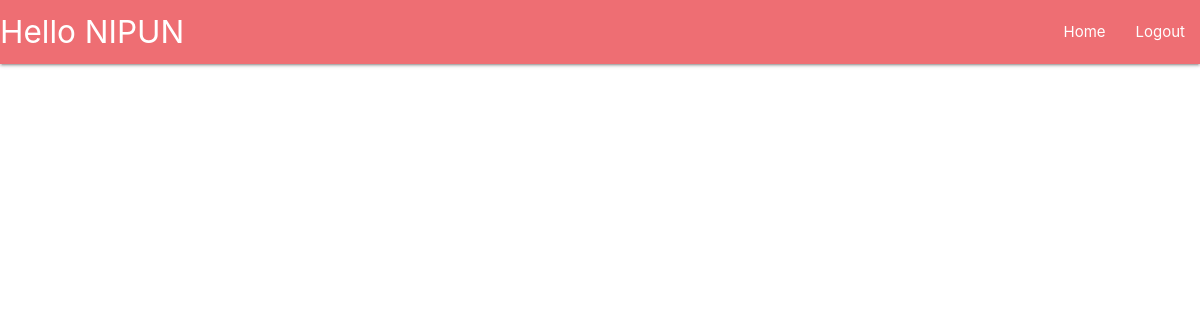
/home/blogs/ (signed in), run on an earlier commit of the app's database.
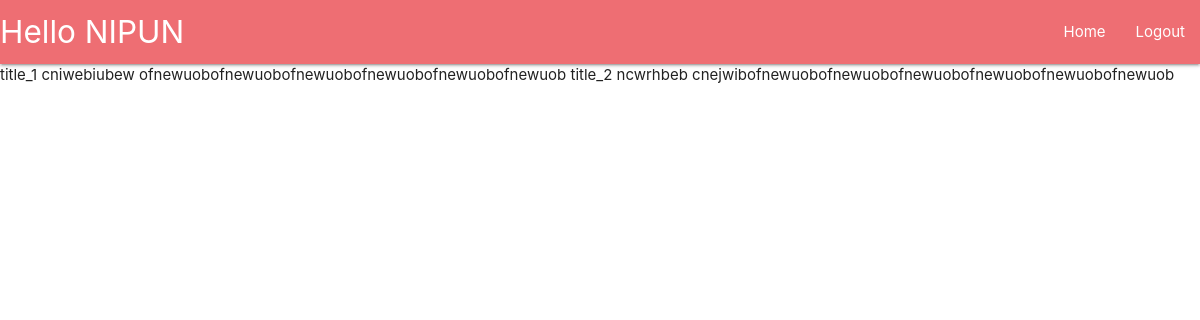
And on a later commit of the database.
### main/models.py (models this page shows, shortened)
class Blog(models.Model):
    author = models.CharField(max_length = 64, default = False)
    title = models.CharField(max_length = 50)
    category = models.CharField(max_length = 64)
    content = models.TextField()

### main/views.py (the view)
# urls.py: path('blogs/', auth(views.blog), name = 'blog'),
def blog(request):
    blog = models.Blog
    context = {
        'posts' : blog.objects.all(),
    }
    return render(request, 'main/blog.html', context)

### templates/main/blog.html
{% extends 'base.html' %}
{% block content %}
    {% include 'components/navbar.html' %}
    {% for post in posts %}
    {{ post.title }}
    {{ post.category }}
    {{ post.content }}
    {% endfor %}
{% endblock %}

### templates/base.html (shortened to what this page needs)
<!DOCTYPE html>
<html>
    <head>
        <link rel="stylesheet" href="https://cdnjs.cloudflare.com/ajax/libs/materialize/1.0.0/css/materialize.min.css">
    </head>
    <body>
        {% block content %} {% endblock %}
    </body>
</html>

### templates/components/navbar.html
<nav>
  <div class="nav-wrapper">
    {% if request.user.is_authenticated %}
      <a href="#" class="brand-logo">
          Hello <span  style="text-transform: uppercase;">{{ request.user.username }} </span>
      </a>
    {% else %}
      <a href="#" class="brand-logo">Blog</a>
    {% endif %}
    <ul id="nav-mobile" class="right hide-on-med-and-down">
      <li>
          <a href="{% url 'home' %}">Home</a>
      </li>
      <li>
        {% if request.user.is_authenticated %}
          <a href="{% url 'authen_logout' %}">Logout</a>
        {% else %}
          <a href="{% url 'authen_login' %}">Login</a>
        {% endif %}
      </li>
    </ul>
  </div>
</nav>

What changed in the data, as far as the page shows it:
added Blog: title "title_1", category "cniwebiubew", content "ofnewuobofnewuobofnewuobofnewuobofnewuobofnewuob"
added Blog: title "title_2", category "ncwrhbeb", content "cnejwibofnewuobofnewuobofnewuobofnewuobofnewuobofnewuob"
